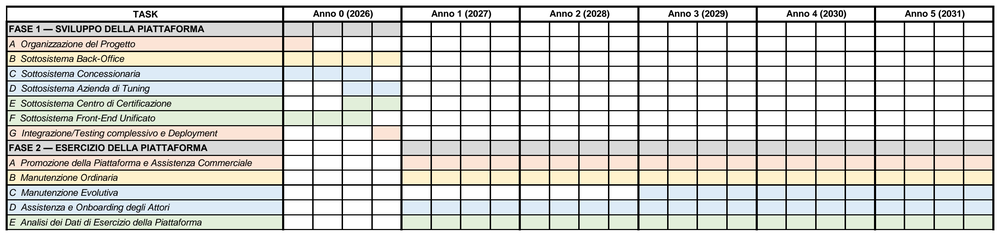
#> input picture Relazione/imgs/gantt/gantt_complessivo.png, 1000 x 236 px, shrunk from 2857 x 675 before the run; its folder holds only this picture in this run
$ python ritaglia_bianco.py
#> lines starting #> are read from the running program, lines starting #| are printed output that depends on the picture; after the words box and inside, x2 and y2 are one past the last pixel; in counts of white or black regions, pixels touching at a corner belong together
#> in main, img is the input picture: PIL image 1000x236 RGB; mean R, G, B 208.2, 208.6, 204.4
#!/usr/bin/env python3
"""Ritaglia il bianco in eccesso dalle immagini PNG (di default quelle in imgs/gantt).

Per ogni immagine individua il rettangolo minimo che contiene il contenuto
(tutto cio' che non e' bianco/trasparente), aggiunge un margine configurabile
e ritaglia. Di default sovrascrive i file, tenendo una copia degli originali.

Esempi:
    python3 ritaglia_bianco.py --dry-run          # mostra cosa farebbe
    python3 ritaglia_bianco.py                    # ritaglia in place (con backup)
    python3 ritaglia_bianco.py --margine 40       # margine piu' generoso
    python3 ritaglia_bianco.py --uniforme         # stesso ritaglio per cartella
    python3 ritaglia_bianco.py imgs/gantt --out imgs/gantt_ritagliati
"""

from __future__ import annotations

import argparse
import shutil
import sys
from pathlib import Path

import numpy as np
from PIL import Image


def maschera_contenuto(img: Image.Image, soglia: int) -> np.ndarray:
    """Maschera booleana: True dove il pixel NON e' bianco.

    Le immagini con canale alfa vengono prima composte su fondo bianco, cosi'
    il trasparente e il semi-trasparente sono valutati come apparirebbero
    stampati sulla pagina.
    """
#> called with soglia = 250
    if "A" in img.getbands() or (img.mode == "P" and "transparency" in img.info):
        rgba = img.convert("RGBA")
        fondo = Image.new("RGBA", rgba.size, (255, 255, 255, 255))
        img = Image.alpha_composite(fondo, rgba)
    arr = np.asarray(img.convert("RGB"), dtype=np.uint8)
    return (arr < soglia).any(axis=-1)
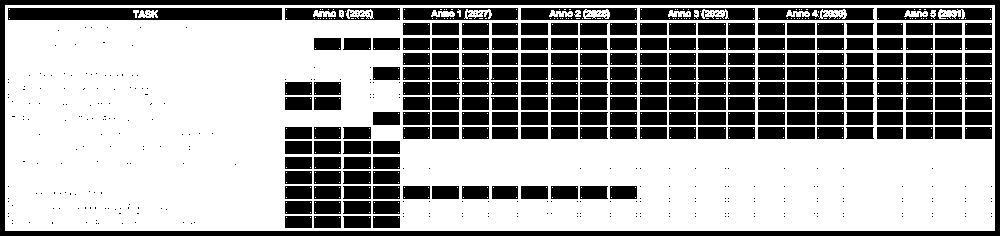
#> returned value: shape (236, 1000) bool; 61.7% white; 522 black regions (310 under 20 px), largest, box (x1, y1, x2, y2) and area: (0, 0, 1000, 236) 12260, (8, 8, 282, 20) 3134, (403, 8, 518, 20) 1043


def bbox_contenuto(maschera: np.ndarray, min_pixel: int) -> tuple[int, int, int, int] | None:
    """Bounding box (sinistra, alto, destra, basso) del contenuto.

    Una riga/colonna e' considerata vuota se contiene meno di `min_pixel`
    pixel non bianchi: serve a ignorare puntini isolati o bordi sporchi
    dovuti alla compressione dell'export.
    """
#> called with min_pixel = 3
    righe = np.flatnonzero(maschera.sum(axis=1) >= min_pixel)
#> righe = 226 values from 5 to 230
    colonne = np.flatnonzero(maschera.sum(axis=0) >= min_pixel)
#> colonne = 990 values from 5 to 994
    if righe.size == 0 or colonne.size == 0:
        return None
    return int(colonne[0]), int(righe[0]), int(colonne[-1]) + 1, int(righe[-1]) + 1


def espandi(box: tuple[int, int, int, int], margine: int, dim: tuple[int, int]):
    """Allarga il box di `margine` pixel restando dentro l'immagine."""
    larghezza, altezza = dim
    sinistra, alto, destra, basso = box
    return (
        max(0, sinistra - margine),
        max(0, alto - margine),
        min(larghezza, destra + margine),
        min(altezza, basso + margine),
    )


def unione(boxes: list[tuple[int, int, int, int]]) -> tuple[int, int, int, int]:
    return (
        min(b[0] for b in boxes),
        min(b[1] for b in boxes),
        max(b[2] for b in boxes),
        max(b[3] for b in boxes),
    )


def trova_png(radice: Path, ricorsivo: bool) -> list[Path]:
    pattern = "**/*.png" if ricorsivo else "*.png"
    return sorted(p for p in radice.glob(pattern) if p.is_file())


def main(argv: list[str] | None = None) -> int:
    parser = argparse.ArgumentParser(
        description="Individua e ritaglia il bianco in eccesso nelle immagini PNG.",
        formatter_class=argparse.RawDescriptionHelpFormatter,
        epilog=__doc__,
    )
    parser.add_argument(
        "cartella",
        nargs="?",
        default="imgs/gantt",
        type=Path,
        help="cartella con i PNG da ritagliare (default: imgs/gantt)",
    )
    parser.add_argument(
        "--out",
        type=Path,
        help="scrive i risultati in questa cartella (struttura replicata) invece di sovrascrivere",
    )
    parser.add_argument(
        "--margine",
        type=int,
        default=16,
        help="pixel di bianco da lasciare attorno al contenuto (default: 16)",
    )
    parser.add_argument(
        "--soglia",
        type=int,
        default=250,
        help="un pixel e' 'bianco' se tutti i canali sono >= soglia (0-255, default: 250)",
    )
    parser.add_argument(
        "--min-pixel",
        type=int,
        default=3,
        help="pixel non bianchi minimi perche' una riga/colonna conti come contenuto (default: 3)",
    )
    parser.add_argument(
        "--uniforme",
        action="store_true",
        help="usa lo stesso ritaglio per tutte le immagini della stessa cartella "
             "(utile per mantenere la scala coerente tra i gantt di una fase)",
    )
    parser.add_argument(
        "--no-ricorsivo",
        action="store_true",
        help="non scendere nelle sottocartelle",
    )
    parser.add_argument(
        "--no-backup",
        action="store_true",
        help="non salvare una copia degli originali (solo con sovrascrittura in place)",
    )
    parser.add_argument(
        "--backup-dir",
        type=Path,
        help="cartella dei backup (default: <cartella>/../<nome>_originali)",
    )
    parser.add_argument(
        "--dry-run",
        action="store_true",
        help="mostra solo cosa verrebbe ritagliato, senza scrivere nulla",
    )
    args = parser.parse_args(argv)

    radice: Path = args.cartella
    if not radice.is_dir():
        print(f"Errore: '{radice}' non e' una cartella.", file=sys.stderr)
        return 1

    immagini = trova_png(radice, ricorsivo=not args.no_ricorsivo)
    if not immagini:
        print(f"Nessun PNG trovato in '{radice}'.")
        return 0

    # Passata 1: calcola il bounding box del contenuto di ogni immagine.
    box_per_file: dict[Path, tuple[int, int, int, int]] = {}
    dim_per_file: dict[Path, tuple[int, int]] = {}
    for percorso in immagini:
        with Image.open(percorso) as img:
            dim_per_file[percorso] = img.size
            box = bbox_contenuto(maschera_contenuto(img, args.soglia), args.min_pixel)
#> box = (5, 5, 995, 231)
        if box is None:
            print(f"  saltata (tutta bianca): {percorso}")
            continue
        box_per_file[percorso] = espandi(box, args.margine, dim_per_file[percorso])
#> in espandi, `sinistra, alto, destra, basso = box`: sinistra = 5; destra = 995; basso = 231

    if args.uniforme:
        # Unisce i box delle immagini della stessa cartella e stessa dimensione.
        gruppi: dict[tuple[Path, tuple[int, int]], list[Path]] = {}
        for percorso in box_per_file:
            gruppi.setdefault((percorso.parent, dim_per_file[percorso]), []).append(percorso)
        for membri in gruppi.values():
            comune = unione([box_per_file[p] for p in membri])
            for p in membri:
                box_per_file[p] = comune

    # Passata 2: ritaglia e scrive.
    backup_dir = None
    if args.out is None and not args.no_backup and not args.dry_run:
        backup_dir = args.backup_dir or radice.parent / f"{radice.name}_originali"

    ritagliate = 0
    for percorso in immagini:
        box = box_per_file.get(percorso)
#> box = (0, 0, 1000, 236)
        if box is None:
            continue
        larghezza, altezza = dim_per_file[percorso]
#> larghezza = 1000; altezza = 236
        nuova_l, nuova_a = box[2] - box[0], box[3] - box[1]
#> nuova_l = 1000; nuova_a = 236
        relativo = percorso.relative_to(radice)
        risparmio = 100 * (1 - (nuova_l * nuova_a) / (larghezza * altezza))
#> risparmio = 0

        if box == (0, 0, larghezza, altezza):
            print(f"  {relativo}: gia' senza bianco in eccesso, invariata")
            continue

        print(
            f"  {relativo}: {larghezza}x{altezza} -> {nuova_l}x{nuova_a} "
            f"(offset {box[0]},{box[1]}; -{risparmio:.0f}% area)"
        )
        if args.dry_run:
            continue

        if args.out is not None:
            destinazione = args.out / relativo
        else:
            destinazione = percorso
            if backup_dir is not None:
                copia = backup_dir / relativo
                copia.parent.mkdir(parents=True, exist_ok=True)
                if not copia.exists():
                    shutil.copy2(percorso, copia)

        destinazione.parent.mkdir(parents=True, exist_ok=True)
        with Image.open(percorso) as img:
            ritaglio = img.crop(box)
            ritaglio.save(destinazione, format="PNG", optimize=True, dpi=img.info.get("dpi", (96, 96)))
        ritagliate += 1

    if args.dry_run:
        print("\n(dry-run: nessun file modificato)")
    else:
        print(f"\n{ritagliate} immagini ritagliate su {len(immagini)}.")
        if backup_dir is not None and ritagliate:
            print(f"Originali salvati in: {backup_dir}")
    return 0


if __name__ == "__main__":
    raise SystemExit(main())
#> (the program exits here)
